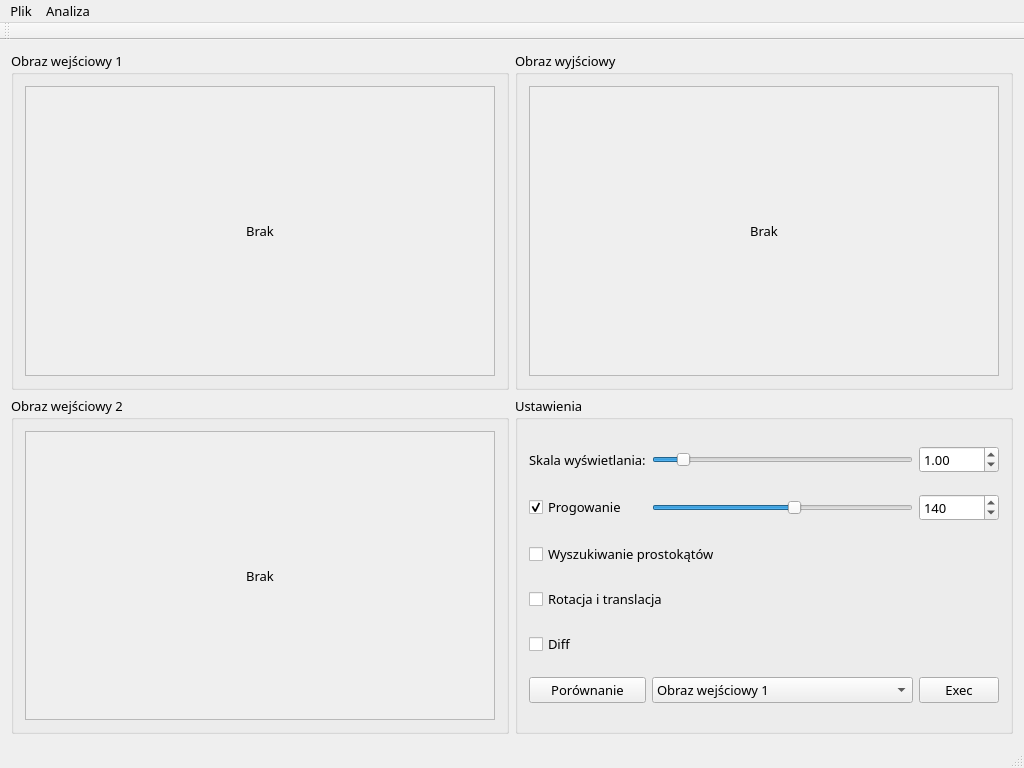
<?xml version="1.0" encoding="UTF-8"?>
<ui version="4.0">
 <class>AshuraWind</class>
 <widget class="QMainWindow" name="AshuraWind">
  <property name="geometry">
   <rect>
    <x>0</x>
    <y>0</y>
    <width>1024</width>
    <height>768</height>
   </rect>
  </property>
  <property name="font">
   <font>
    <family>Lucida Fax</family>
    <pointsize>10</pointsize>
   </font>
  </property>
  <property name="windowTitle">
   <string>Image - recognise rect</string>
  </property>
  <widget class="QWidget" name="centralWidget">
   <layout class="QGridLayout" name="gridLayout">
    <item row="0" column="0">
     <widget class="QGroupBox" name="groupBox">
      <property name="title">
       <string>Obraz wejściowy 1</string>
      </property>
      <layout class="QVBoxLayout" name="verticalLayout">
       <item>
        <widget class="QScrollArea" name="scrollArea">
         <property name="widgetResizable">
          <bool>true</bool>
         </property>
         <widget class="QWidget" name="scrollAreaWidgetContents_2">
          <property name="geometry">
           <rect>
            <x>0</x>
            <y>0</y>
            <width>468</width>
            <height>282</height>
           </rect>
          </property>
          <layout class="QVBoxLayout" name="verticalLayout_4">
           <item>
            <widget class="QLabel" name="qwej">
             <property name="text">
              <string>Brak</string>
             </property>
             <property name="alignment">
              <set>Qt::AlignCenter</set>
             </property>
            </widget>
           </item>
          </layout>
         </widget>
        </widget>
       </item>
      </layout>
     </widget>
    </item>
    <item row="0" column="1">
     <widget class="QGroupBox" name="groupBox_2">
      <property name="title">
       <string>Obraz wyjściowy</string>
      </property>
      <layout class="QVBoxLayout" name="verticalLayout_3">
       <item>
        <widget class="QScrollArea" name="scrollArea_2">
         <property name="widgetResizable">
          <bool>true</bool>
         </property>
         <widget class="QWidget" name="scrollAreaWidgetContents_3">
          <property name="geometry">
           <rect>
            <x>0</x>
            <y>0</y>
            <width>467</width>
            <height>282</height>
           </rect>
          </property>
          <layout class="QVBoxLayout" name="verticalLayout_5">
           <item>
            <widget class="QLabel" name="qwyj">
             <property name="text">
              <string>Brak</string>
             </property>
             <property name="alignment">
              <set>Qt::AlignCenter</set>
             </property>
            </widget>
           </item>
          </layout>
         </widget>
        </widget>
       </item>
      </layout>
     </widget>
    </item>
    <item row="1" column="0">
     <widget class="QGroupBox" name="groupBox_3">
      <property name="title">
       <string>Obraz wejściowy 2</string>
      </property>
      <layout class="QVBoxLayout" name="verticalLayout_2">
       <item>
        <widget class="QScrollArea" name="scrollArea_3">
         <property name="widgetResizable">
          <bool>true</bool>
         </property>
         <widget class="QWidget" name="scrollAreaWidgetContents_4">
          <property name="geometry">
           <rect>
            <x>0</x>
            <y>0</y>
            <width>468</width>
            <height>282</height>
           </rect>
          </property>
          <layout class="QVBoxLayout" name="verticalLayout_6">
           <item>
            <widget class="QLabel" name="qwej_2">
             <property name="text">
              <string>Brak</string>
             </property>
             <property name="alignment">
              <set>Qt::AlignCenter</set>
             </property>
            </widget>
           </item>
          </layout>
         </widget>
        </widget>
       </item>
      </layout>
     </widget>
    </item>
    <item row="1" column="1">
     <widget class="QGroupBox" name="groupBox_4">
      <property name="title">
       <string>Ustawienia</string>
      </property>
      <layout class="QGridLayout" name="gridLayout_2">
       <item row="0" column="2">
        <widget class="QDoubleSpinBox" name="doubleSpinBox">
         <property name="minimum">
          <double>0.010000000000000</double>
         </property>
         <property name="maximum">
          <double>10.000000000000000</double>
         </property>
         <property name="singleStep">
          <double>0.100000000000000</double>
         </property>
         <property name="value">
          <double>1.000000000000000</double>
         </property>
        </widget>
       </item>
       <item row="1" column="1">
        <widget class="QSlider" name="horizontalSlider_2">
         <property name="maximum">
          <number>255</number>
         </property>
         <property name="value">
          <number>140</number>
         </property>
         <property name="orientation">
          <enum>Qt::Horizontal</enum>
         </property>
        </widget>
       </item>
       <item row="3" column="0" colspan="2">
        <widget class="QCheckBox" name="checkBox_3">
         <property name="text">
          <string>Rotacja i translacja</string>
         </property>
        </widget>
       </item>
       <item row="5" column="0">
        <widget class="QPushButton" name="pushButton">
         <property name="text">
          <string>Porównanie</string>
         </property>
        </widget>
       </item>
       <item row="1" column="2">
        <widget class="QSpinBox" name="spinBox">
         <property name="maximum">
          <number>255</number>
         </property>
         <property name="value">
          <number>140</number>
         </property>
        </widget>
       </item>
       <item row="2" column="0" colspan="2">
        <widget class="QCheckBox" name="checkBox_2">
         <property name="text">
          <string>Wyszukiwanie prostokątów</string>
         </property>
        </widget>
       </item>
       <item row="5" column="2">
        <widget class="QPushButton" name="qexec">
         <property name="text">
          <string>Exec</string>
         </property>
        </widget>
       </item>
       <item row="1" column="0">
        <widget class="QCheckBox" name="checkBox">
         <property name="text">
          <string>Progowanie</string>
         </property>
         <property name="checked">
          <bool>true</bool>
         </property>
        </widget>
       </item>
       <item row="5" column="1">
        <widget class="QComboBox" name="comboBox">
         <item>
          <property name="text">
           <string>Obraz wejściowy 1</string>
          </property>
         </item>
         <item>
          <property name="text">
           <string>Obraz wejściowy 2</string>
          </property>
         </item>
        </widget>
       </item>
       <item row="0" column="0">
        <widget class="QLabel" name="label">
         <property name="text">
          <string>Skala wyświetlania:</string>
         </property>
        </widget>
       </item>
       <item row="0" column="1">
        <widget class="QSlider" name="horizontalSlider">
         <property name="minimum">
          <number>1</number>
         </property>
         <property name="maximum">
          <number>1000</number>
         </property>
         <property name="singleStep">
          <number>10</number>
         </property>
         <property name="value">
          <number>100</number>
         </property>
         <property name="orientation">
          <enum>Qt::Horizontal</enum>
         </property>
        </widget>
       </item>
       <item row="4" column="0">
        <widget class="QCheckBox" name="checkBox_4">
         <property name="text">
          <string>Diff</string>
         </property>
        </widget>
       </item>
      </layout>
     </widget>
    </item>
   </layout>
  </widget>
  <widget class="QMenuBar" name="menuBar">
   <property name="geometry">
    <rect>
     <x>0</x>
     <y>0</y>
     <width>1024</width>
     <height>25</height>
    </rect>
   </property>
   <widget class="QMenu" name="menuPlik">
    <property name="title">
     <string>Plik</string>
    </property>
    <addaction name="actionOtw_rz"/>
    <addaction name="actionOtw_rz_obraz_2"/>
    <addaction name="actionZapisz"/>
    <addaction name="separator"/>
    <addaction name="actionOtw_rz_ustawienia"/>
    <addaction name="actionZapisz_ustawienia"/>
    <addaction name="separator"/>
    <addaction name="actionWyjd"/>
   </widget>
   <widget class="QMenu" name="menuAnaliza">
    <property name="title">
     <string>Analiza</string>
    </property>
    <addaction name="actionUruchom"/>
   </widget>
   <addaction name="menuPlik"/>
   <addaction name="menuAnaliza"/>
  </widget>
  <widget class="QToolBar" name="mainToolBar">
   <attribute name="toolBarArea">
    <enum>TopToolBarArea</enum>
   </attribute>
   <attribute name="toolBarBreak">
    <bool>false</bool>
   </attribute>
  </widget>
  <widget class="QStatusBar" name="statusBar"/>
  <action name="actionOtw_rz">
   <property name="text">
    <string>Otwórz obraz 1</string>
   </property>
   <property name="shortcut">
    <string>Ctrl+1</string>
   </property>
  </action>
  <action name="actionZapisz">
   <property name="text">
    <string>Zapisz obraz wyjściowy</string>
   </property>
   <property name="shortcut">
    <string>Ctrl+S</string>
   </property>
  </action>
  <action name="actionWyjd">
   <property name="text">
    <string>Wyjdź</string>
   </property>
   <property name="shortcut">
    <string>Ctrl+Q</string>
   </property>
  </action>
  <action name="actionOtw_rz_obraz_2">
   <property name="text">
    <string>Otwórz obraz 2</string>
   </property>
   <property name="shortcut">
    <string>Ctrl+2</string>
   </property>
  </action>
  <action name="actionZapisz_ustawienia">
   <property name="text">
    <string>Zapisz ustawienia</string>
   </property>
  </action>
  <action name="actionOtw_rz_ustawienia">
   <property name="text">
    <string>Otwórz ustawienia</string>
   </property>
  </action>
  <action name="actionUruchom">
   <property name="text">
    <string>Uruchom</string>
   </property>
   <property name="shortcut">
    <string>Ctrl+R</string>
   </property>
  </action>
 </widget>
 <layoutdefault spacing="6" margin="11"/>
 <resources/>
 <connections/>
</ui>
